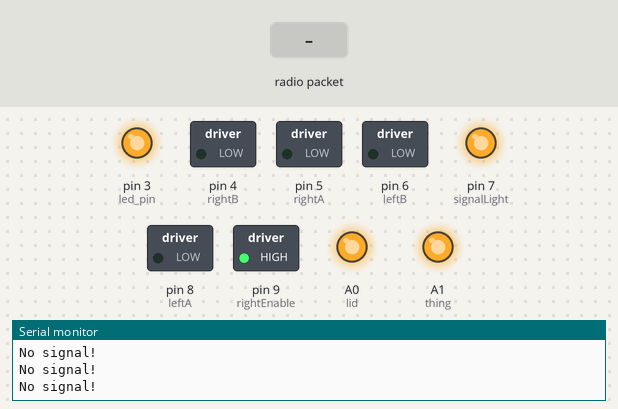
The sketch below on a simulated Arduino Uno, built with avr-gcc and run on an emulated ATmega328P. Parts: switched loads named in the sketch (green lamp = pin HIGH), output pins drawn as LEDs (lit = HIGH), the last lines printed to the serial monitor. The inputs (shaded band) are chosen by the test bench. No radio packets arrive unless stated.

Above: at 1.2 s.
1.3 s: radio packet "U" arrives
At 2.9 s:
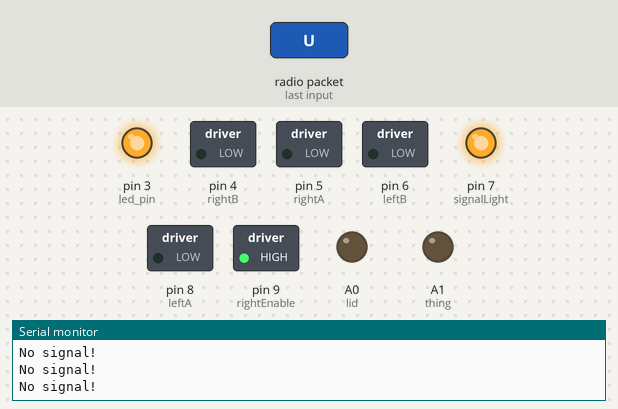
3.3 s: radio packet "0" arrives
At 3.56 s:
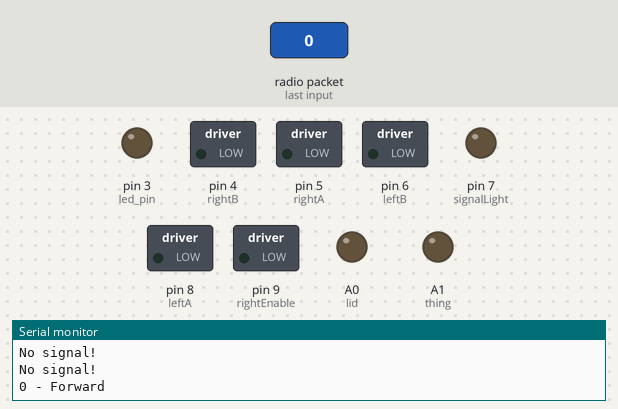
5.3 s: radio packet "1" arrives
At 5.57 s:
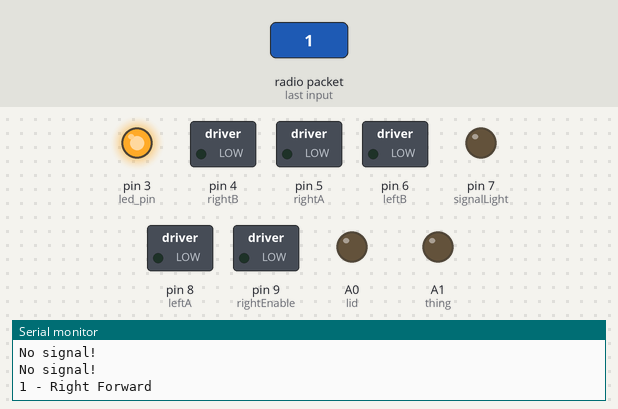
7.3 s: radio packet "2" arrives
At 8.1 s:
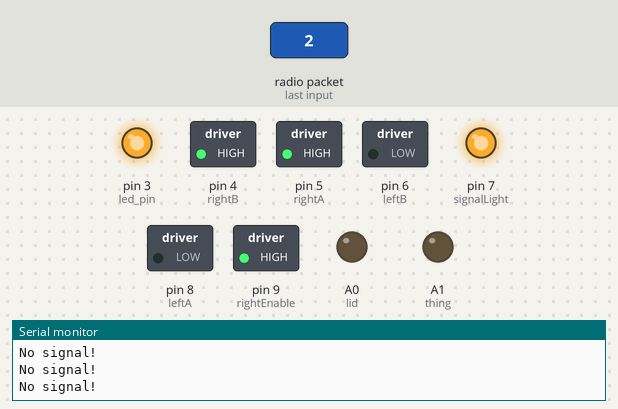
9.3 s: radio packet "S" arrives
At 9.55 s:
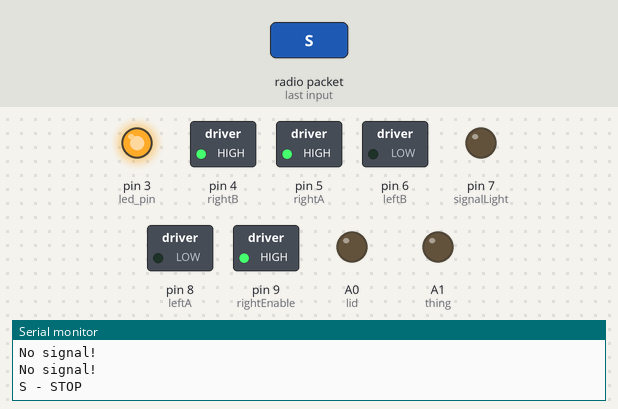
11.3 s: radio packet "D" arrives
At 13.1 s:
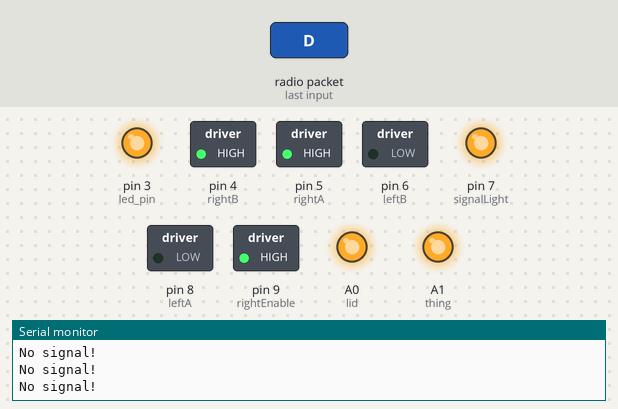
Timing chart, 0 to 14.3 s (numbered marks = the images above; inputs shaded):
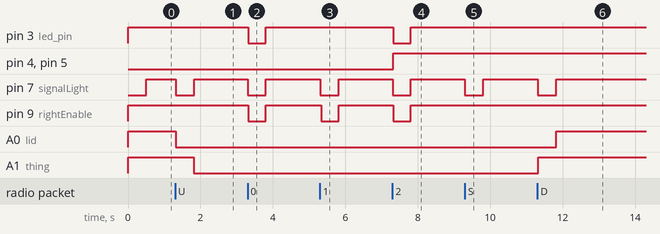

Measured:
- after the input at 1.3 s, pin 7 (signalLight): HIGH → LOW at once, → HIGH 0.51 s later; A0 (lid): HIGH → LOW at once; A1 (thing): HIGH → LOW after 0.52 s
- after the input at 3.3 s, pin 3 (led_pin), pin 9 (rightEnable): HIGH → LOW at once, → HIGH 0.49 s later; pin 7 (signalLight): HIGH → LOW at once, → HIGH 0.50 s later
- after the input at 5.3 s, pin 7 (signalLight): HIGH → LOW at once, → HIGH 0.50 s later; pin 9 (rightEnable): HIGH → LOW at once, → HIGH 0.48 s later
- after the input at 7.3 s, pin 3 (led_pin), pin 9 (rightEnable): HIGH → LOW at once, → HIGH 0.49 s later; pin 4 (rightB), pin 5 (rightA): LOW → HIGH at once; pin 7 (signalLight): HIGH → LOW at once, → HIGH 0.50 s later
- after the input at 9.3 s, pin 7 (signalLight): HIGH → LOW at once, → HIGH 0.50 s later
- after the input at 11.3 s, pin 7 (signalLight): HIGH → LOW at once, → HIGH 0.52 s later; A0 (lid): LOW → HIGH after 0.52 s; A1 (thing): LOW → HIGH at once

The sketch:

joystick_receive_2.ino
```cpp
#include <SPI.h>
#include <nRF24L01.h>
#include <RF24.h>

RF24 radio(2, 10); // CE, CSN - Usually 9, 10
const byte address[6] = "00001";
boolean button_state = 0;
int led_pin = 3;

// Motor A connections
const int rightEnable = 9;
const int rightA = 5;
const int rightB = 4;
// Motor B connections
const int leftEnable = 3;
const int leftA = 8;
const int leftB = 6;

const int lid = A0;
const int thing = A1;
const int signalLight = 7;

// Variables to track received data
int currentDirection = 99;
unsigned long int lastSignal = 0;
const int stopInterval = 500;

void setup() {
  pinMode(led_pin, OUTPUT);
  Serial.begin(9600);
  radio.begin();
  radio.openReadingPipe(0, address);   //Setting the address at which we will receive the data
  radio.setPALevel(RF24_PA_MAX);       //You can set this as minimum or maximum depending on the distance between the transmitter and receiver.
  radio.startListening();              //This sets the module as receiver
  Serial.println("starting");

  pinMode(rightEnable, OUTPUT);
  pinMode(leftEnable, OUTPUT);
  pinMode(rightA, OUTPUT);
  pinMode(rightB, OUTPUT);
  pinMode(leftA, OUTPUT);
  pinMode(leftB, OUTPUT);

  stopMotors();

  pinMode(lid, OUTPUT);
  pinMode(thing, OUTPUT);
  pinMode(signalLight, OUTPUT);

  digitalWrite(lid, HIGH);
  digitalWrite(thing, HIGH);
  digitalWrite(signalLight, LOW);
}

void loop()
{
 unsigned long int currentTime = millis();
 if (currentTime - lastSignal > stopInterval) {
   stopMotors();
   currentDirection = 99;
   Serial.println("No signal!");
   digitalWrite(signalLight, HIGH);
 }

 if (radio.available())              //Looking for the data.
 {
   //Serial.println("message received");
   char text[10] = "";                 //Saving the incoming data
   radio.read(&text, sizeof(text));    //Reading the data
   lastSignal = millis();
   digitalWrite(signalLight, LOW);

   switch(text[0]) {

     case 'S':
       if (currentDirection != 9) {
         Serial.println("S - STOP");
         stopMotors();
         currentDirection = 9;
       }
       break;

     case 'U':
       Serial.println("All Up");
        digitalWrite(lid, LOW);
        delay(500);
        digitalWrite(thing, LOW);
       break;

     case 'L':
       Serial.println("Lid Up");
       digitalWrite(lid, LOW);
       break;

     case 'D':
       Serial.println("Both Down");
       digitalWrite(thing, HIGH);
        delay(500);
        digitalWrite(lid, HIGH);
       break;

       case '0':
       if (currentDirection != 0) {
         Serial.println("0 - Forward");
         forward();
         currentDirection = 0;
       }
       break;

       case '1':
       if (currentDirection != 1) {
         Serial.println("1 - Right Forward");
         stopMotors();
         rightForward();
         currentDirection = 1;
       }
       break;

       case '2':
       if (currentDirection != 2) {
         Serial.println("2 - Right");
         leftForward();
         rightBackward();
         currentDirection = 2;
       }
       break;

       case '3':
       if (currentDirection != 3) {
         Serial.println("3 - Right Backward");
         stopMotors();
         rightBackward();
         currentDirection = 3;
       }
       break;

       case '4':
       if (currentDirection != 4) {
         Serial.println("4 - Backward");
         backward();
         currentDirection = 4;
       }
       break;

       case '5':
       if (currentDirection != 5) {
         Serial.println("5 - Left Backward");
         stopMotors();
         leftBackward();
         currentDirection = 5;
       }
       break;

       case '6':
       if (currentDirection != 6) {
         Serial.println("6 - Left");
         leftBackward();
         rightForward();
         currentDirection = 6;
       }
       break;

       case '7':
       if (currentDirection != 7) {
         Serial.println("7 - Left Forward");
         stopMotors();
         leftForward();
         currentDirection = 7;
       }
       break;
   } // switch
   } // if radio

 delay(5);
}

void stopMotors() {
  // Turn off motors
  digitalWrite(rightEnable, HIGH);
  digitalWrite(leftEnable, HIGH);

  }

void rightForward() {
  digitalWrite(rightEnable, HIGH);
  digitalWrite(rightA, LOW);
  digitalWrite(rightB, LOW);
  digitalWrite(rightEnable, LOW);
}

void rightBackward() {
  digitalWrite(rightEnable, HIGH);
  digitalWrite(rightA, HIGH);
  digitalWrite(rightB, HIGH);
  digitalWrite(rightEnable, LOW);
}

void leftForward() {
  digitalWrite(leftEnable, HIGH);
  digitalWrite(leftA, LOW);
  digitalWrite(leftB, LOW);
  digitalWrite(leftEnable, LOW);
}

void leftBackward() {
  digitalWrite(leftEnable, HIGH);
  digitalWrite(leftA, HIGH);
  digitalWrite(leftB, HIGH);
  digitalWrite(leftEnable, LOW);
}

void forward() {
  rightForward();
  leftForward();
}

void backward() {
  rightBackward();
  leftBackward();
}
```
